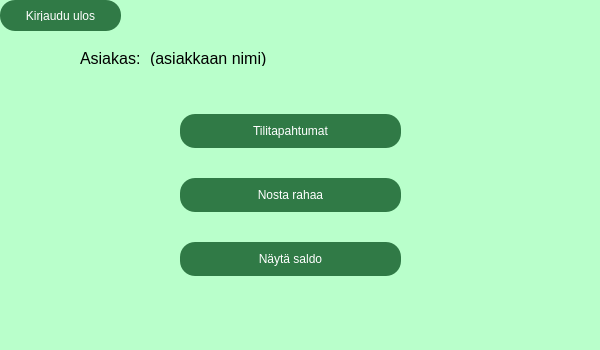
<?xml version="1.0" encoding="UTF-8"?>
<ui version="4.0">
 <class>MainWindow</class>
 <widget class="QMainWindow" name="MainWindow">
  <property name="geometry">
   <rect>
    <x>0</x>
    <y>0</y>
    <width>600</width>
    <height>350</height>
   </rect>
  </property>
  <property name="windowTitle">
   <string>MainWindow</string>
  </property>
  <property name="styleSheet">
   <string notr="true">background-color: rgb(185, 255, 203);</string>
  </property>
  <widget class="QWidget" name="centralwidget">
   <property name="styleSheet">
    <string notr="true">QPushButton{
 padding: 10px 20px;
  font-size: 12px;
  text-align: center;
  text-decoration: none;
  outline: none;
  color: #fff;
	background-color: rgb(48, 122, 70);
  border: none;
  border-radius: 15px;
}
QPushButton:pressed{
	
	background-color: rgb(40, 103, 59);
}
QPushButton:hover:!pressed{
	background-color: rgb(89, 226, 130);}

#centralwidget{
border-image: url(:/images/taustabank.png);
}</string>
   </property>
   <widget class="QStackedWidget" name="stackedWidget">
    <property name="geometry">
     <rect>
      <x>10</x>
      <y>30</y>
      <width>581</width>
      <height>331</height>
     </rect>
    </property>
    <property name="styleSheet">
     <string notr="true">background-color: transparent;</string>
    </property>
    <property name="currentIndex">
     <number>2</number>
    </property>
    <widget class="QWidget" name="page">
     <property name="styleSheet">
      <string notr="true">QPushButton{
 padding: 10px 20px;
  font-size: 12px;
  text-align: center;
  text-decoration: none;
  outline: none;
  color: #fff;
	background-color: rgb(48, 122, 70);
  border: none;
  border-radius: 15px;
}
QPushButton:pressed{
	
	background-color: rgb(40, 103, 59);
}
QPushButton:hover:!pressed{
	background-color: rgb(89, 226, 130);}</string>
     </property>
     <widget class="QLabel" name="virheviesti1">
      <property name="geometry">
       <rect>
        <x>40</x>
        <y>140</y>
        <width>171</width>
        <height>21</height>
       </rect>
      </property>
      <property name="text">
       <string/>
      </property>
     </widget>
     <widget class="QSplitter" name="splitter">
      <property name="geometry">
       <rect>
        <x>50</x>
        <y>10</y>
        <width>291</width>
        <height>120</height>
       </rect>
      </property>
      <property name="orientation">
       <enum>Qt::Vertical</enum>
      </property>
      <widget class="QWidget" name="layoutWidget">
       <layout class="QVBoxLayout" name="verticalLayout">
        <item>
         <widget class="QLabel" name="label_5">
          <property name="font">
           <font>
            <pointsize>12</pointsize>
           </font>
          </property>
          <property name="text">
           <string>Tervetuloa käyttämään pankkiautomaattia</string>
          </property>
          <property name="alignment">
           <set>Qt::AlignCenter</set>
          </property>
         </widget>
        </item>
        <item>
         <widget class="QLabel" name="label">
          <property name="font">
           <font>
            <pointsize>12</pointsize>
           </font>
          </property>
          <property name="text">
           <string>Kirjaudu sisään, ole hyvä</string>
          </property>
          <property name="alignment">
           <set>Qt::AlignCenter</set>
          </property>
         </widget>
        </item>
       </layout>
      </widget>
      <widget class="QWidget" name="layoutWidget">
       <layout class="QVBoxLayout" name="verticalLayout_4">
        <item>
         <layout class="QGridLayout" name="gridLayout">
          <item row="0" column="0">
           <widget class="QLabel" name="label_2">
            <property name="font">
             <font>
              <pointsize>12</pointsize>
             </font>
            </property>
            <property name="text">
             <string>Kortin numero</string>
            </property>
           </widget>
          </item>
          <item row="0" column="1">
           <widget class="QLineEdit" name="korttinro">
            <property name="styleSheet">
             <string notr="true">background-color: rgb(255, 255, 255);</string>
            </property>
           </widget>
          </item>
         </layout>
        </item>
        <item>
         <widget class="QPushButton" name="seuraava">
          <property name="styleSheet">
           <string notr="true"/>
          </property>
          <property name="text">
           <string>Seuraava</string>
          </property>
         </widget>
        </item>
       </layout>
      </widget>
     </widget>
    </widget>
    <widget class="QWidget" name="page_1">
     <property name="styleSheet">
      <string notr="true">QPushButton{
 padding: 10px 20px;
  font-size: 12px;
  text-align: center;
  text-decoration: none;
  outline: none;
  color: #fff;
	background-color: rgb(48, 122, 70);
  border: none;
  border-radius: 15px;
}
QPushButton:pressed{
	
	background-color: rgb(40, 103, 59);
}
QPushButton:hover:!pressed{
	background-color: rgb(89, 226, 130);}</string>
     </property>
     <widget class="QLabel" name="virheviesti2">
      <property name="geometry">
       <rect>
        <x>50</x>
        <y>140</y>
        <width>121</width>
        <height>16</height>
       </rect>
      </property>
      <property name="text">
       <string/>
      </property>
     </widget>
     <widget class="QSplitter" name="splitter_2">
      <property name="geometry">
       <rect>
        <x>50</x>
        <y>10</y>
        <width>291</width>
        <height>120</height>
       </rect>
      </property>
      <property name="orientation">
       <enum>Qt::Vertical</enum>
      </property>
      <widget class="QWidget" name="layoutWidget">
       <layout class="QVBoxLayout" name="verticalLayout_2">
        <item>
         <widget class="QLabel" name="label_9">
          <property name="font">
           <font>
            <pointsize>12</pointsize>
           </font>
          </property>
          <property name="text">
           <string>Tervetuloa käyttämään pankkiautomaattia</string>
          </property>
          <property name="alignment">
           <set>Qt::AlignCenter</set>
          </property>
         </widget>
        </item>
        <item>
         <widget class="QLabel" name="label_3">
          <property name="font">
           <font>
            <pointsize>12</pointsize>
           </font>
          </property>
          <property name="text">
           <string>Kirjaudu sisään, ole hyvä</string>
          </property>
          <property name="alignment">
           <set>Qt::AlignCenter</set>
          </property>
         </widget>
        </item>
       </layout>
      </widget>
      <widget class="QWidget" name="layoutWidget_2">
       <layout class="QVBoxLayout" name="verticalLayout_3">
        <item>
         <layout class="QGridLayout" name="gridLayout_3">
          <item row="0" column="0">
           <widget class="QLabel" name="label_10">
            <property name="font">
             <font>
              <pointsize>12</pointsize>
             </font>
            </property>
            <property name="text">
             <string>Tunnusluku</string>
            </property>
           </widget>
          </item>
          <item row="0" column="1">
           <widget class="QLineEdit" name="korttinro_2">
            <property name="styleSheet">
             <string notr="true">background-color: rgb(255, 255, 255);</string>
            </property>
           </widget>
          </item>
         </layout>
        </item>
        <item>
         <widget class="QPushButton" name="seuraava_2">
          <property name="styleSheet">
           <string notr="true"/>
          </property>
          <property name="text">
           <string>Seuraava</string>
          </property>
         </widget>
        </item>
       </layout>
      </widget>
     </widget>
    </widget>
    <widget class="QWidget" name="page_2">
     <property name="styleSheet">
      <string notr="true">QPushButton{
 padding: 10px 20px;
  font-size: 12px;
  text-align: center;
  text-decoration: none;
  outline: none;
  color: #fff;
	background-color: rgb(48, 122, 70);
  border: none;
  border-radius: 15px;
}
QPushButton:pressed{
	
	background-color: rgb(40, 103, 59);
}
QPushButton:hover:!pressed{
	background-color: rgb(89, 226, 130);}</string>
     </property>
     <widget class="QWidget" name="layoutWidget">
      <property name="geometry">
       <rect>
        <x>170</x>
        <y>60</y>
        <width>221</width>
        <height>211</height>
       </rect>
      </property>
      <layout class="QVBoxLayout" name="verticalLayout_5">
       <item>
        <widget class="QPushButton" name="tilitapahtumat">
         <property name="styleSheet">
          <string notr="true"/>
         </property>
         <property name="text">
          <string>Tilitapahtumat</string>
         </property>
        </widget>
       </item>
       <item>
        <widget class="QPushButton" name="nostarahaa">
         <property name="styleSheet">
          <string notr="true"/>
         </property>
         <property name="text">
          <string>Nosta rahaa</string>
         </property>
        </widget>
       </item>
       <item>
        <widget class="QPushButton" name="naytasaldo">
         <property name="styleSheet">
          <string notr="true"/>
         </property>
         <property name="text">
          <string>Näytä saldo</string>
         </property>
        </widget>
       </item>
      </layout>
     </widget>
     <widget class="QLabel" name="label_4">
      <property name="geometry">
       <rect>
        <x>70</x>
        <y>20</y>
        <width>61</width>
        <height>16</height>
       </rect>
      </property>
      <property name="font">
       <font>
        <pointsize>12</pointsize>
       </font>
      </property>
      <property name="text">
       <string>Asiakas:</string>
      </property>
     </widget>
     <widget class="QLabel" name="asiakasnimi">
      <property name="geometry">
       <rect>
        <x>140</x>
        <y>20</y>
        <width>121</width>
        <height>16</height>
       </rect>
      </property>
      <property name="font">
       <font>
        <pointsize>12</pointsize>
       </font>
      </property>
      <property name="text">
       <string>(asiakkaan nimi)</string>
      </property>
     </widget>
    </widget>
   </widget>
   <widget class="QPushButton" name="kirjaudu_ulos">
    <property name="geometry">
     <rect>
      <x>0</x>
      <y>0</y>
      <width>121</width>
      <height>31</height>
     </rect>
    </property>
    <property name="styleSheet">
     <string notr="true"/>
    </property>
    <property name="text">
     <string>Kirjaudu ulos</string>
    </property>
   </widget>
  </widget>
  <widget class="QStatusBar" name="statusbar"/>
 </widget>
 <resources/>
 <connections/>
</ui>
